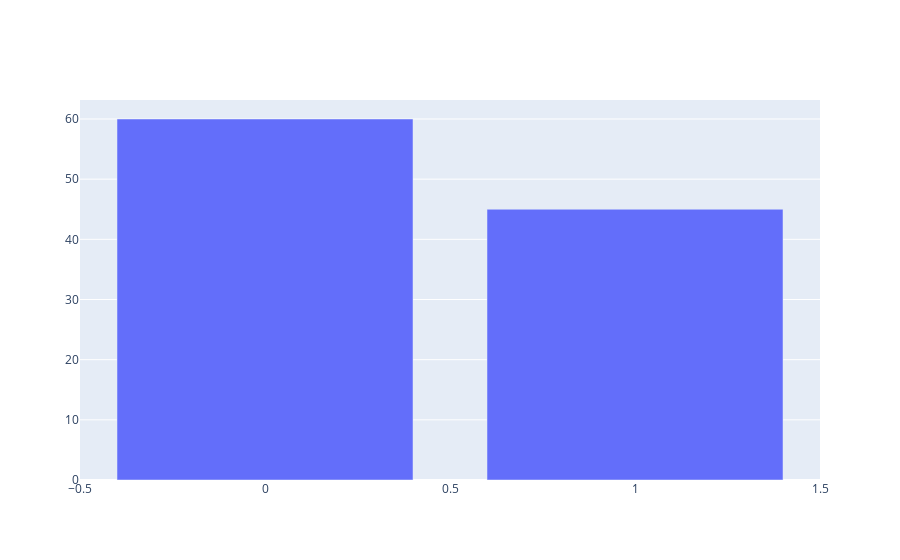

Notebook code for this chart:
### Code cell
fig = go.Figure(data=go.Bar(y=data))
fig.show()

### Figure 1 — Plotly figure (JSON) as saved in the notebook; plotly's stock layout.template omitted (floating-point values rounded to 4 significant figures)
{"data": [{"type": "bar", "y": [60, 45]}], "layout": {}}
